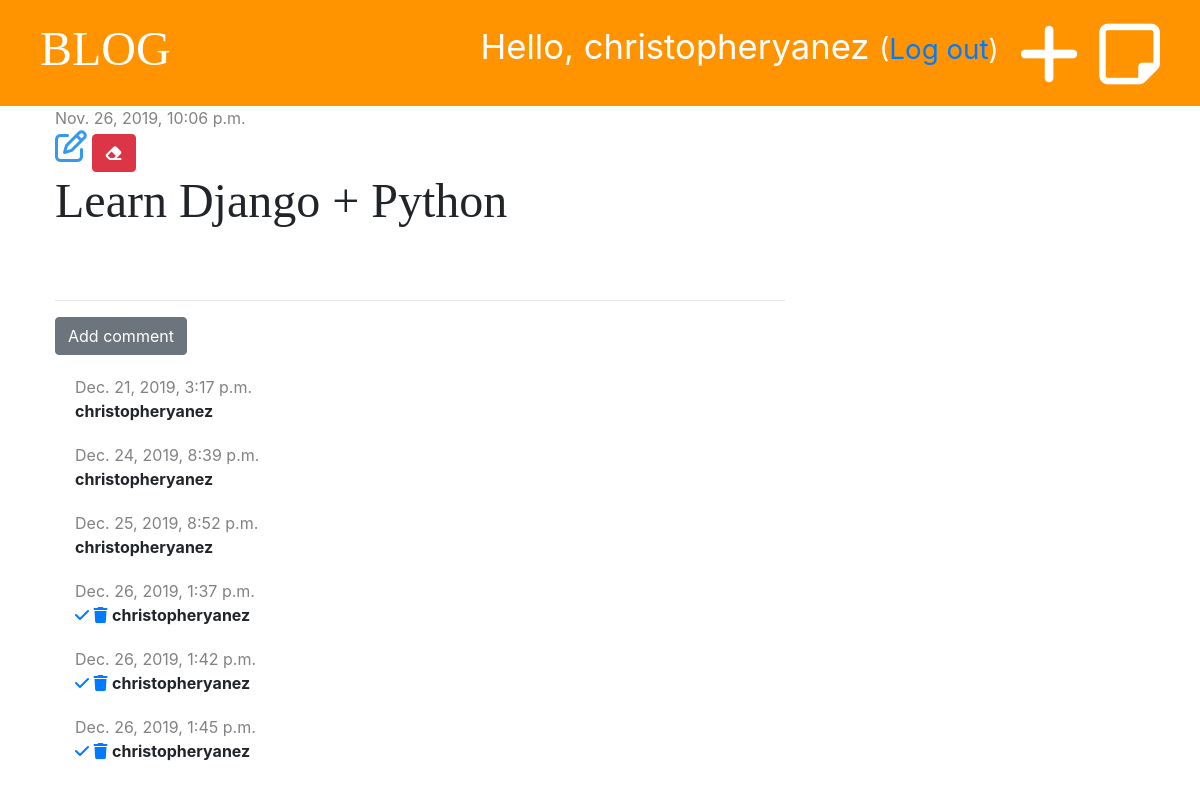
The app's page /post/1/ (signed in) with its own data.
### blog/models.py (models this page shows, shortened)
class Post(models.Model):
    author = models.ForeignKey('auth.User', on_delete=models.CASCADE)
    title = models.CharField(max_length=200)
    text = models.TextField()
    created_date = models.DateTimeField(default=timezone.now)
    published_date = models.DateTimeField(blank=True, null=True)

class Comment(models.Model):
    post = models.ForeignKey('blog.Post', on_delete=models.CASCADE, related_name='comments')
    author = models.CharField(max_length=200)
    text = models.TextField()
    created_date = models.DateTimeField(default=timezone.now)
    approved = models.BooleanField(default=False)

### blog/views.py (the view)
# urls.py: path('post/<int:pk>/', views.post_detail, name='post_detail'),
def post_detail(request, pk):
    post = get_object_or_404(Post, pk=pk)
    stuff_for_frontend = {'post': post}
    return render(request, 'blog/post_detail.html', stuff_for_frontend)

### blog/templatetags/markdownify.py (called while the page is built)
@register.filter
def markdown(value):
    renderer = HighlightRenderer()
    markdown = mistune.Markdown(renderer=renderer)
    return markdown(value)

### blog/templates/blog/post_detail.html (shortened to what this page needs)
{% extends 'blog/base.html' %}
{% load markdownify %}
{% block content %}
    <div class="post">
        {% if post.published_date %}
            <div class="date">
                {{ post.published_date }}
            </div>
        {% else %}
            <a href="{% url 'post_publish' pk=post.pk %}" class="btn btn-primary">Publish</a>
        {% endif %}
        {% if user.is_authenticated %}
            <a href="{% url 'post_edit' pk=post.pk %}"><i class="far fa-edit fa-2x" style="color: #339af0"></i></a>
        {% endif %}
        <a href="{% url 'post_delete' pk=post.pk %}" class="btn btn-danger"
           onclick="return confirm('Are you sure you want to delete this post?')">
            <i class="fas fa-eraser"></i>
        </a>
        <h1>{{ post.title }}</h1>
    </div>
    <hr>
    <a href="{% url 'add_comment_to_post' pk=post.pk %}" class="btn btn-secondary">Add comment</a>
    {% for comment in post.comments.all %}
        {% if user.is_authenticated or comment.approved %}
            <div class="comment">
                <div class="date">
                    {{ comment.created_date }}
                </div>
                {% if not comment.approved and user.is_superuser %}
                    <a href="{% url 'comment_approve' pk=comment.pk %}"><i class="fas fa-check"></i></a>
                    <a href="{% url 'comment_remove' pk=comment.pk %}"><i class="fas fa-trash"></i></a>
                {% endif %}
                <strong>{{ comment.author }}</strong>
            </div>
        {% endif %}
    {% empty %}
        <p>No comments yet...</p>
    {% endfor %}
{% endblock %}

### blog/templates/blog/base.html (shortened to what this page needs)
{% load staticfiles %}
<!DOCTYPE html>
<html lang="en">
<head>
    <link rel="stylesheet" href="https://stackpath.bootstrapcdn.com/bootstrap/4.4.1/css/bootstrap.min.css">
    <link rel="stylesheet" href="{% static 'css/blog.css' %}">
    <link rel="stylesheet" href="{% static 'css/zenburn.css' %}">
</head>
<body>
<div class="page-header">
    {% if user.is_authenticated %}
        <a href="{% url 'post_draft_list' %}" class="top-menu"><i class="far fa-sticky-note fa-2x"></i></a>
        <a href="{% url 'post_new' %}" class="top-menu"><i class="fas fa-plus fa-2x"></i></a>
        <p class="top-menu">Hello, {{ user.username }} <small>(<a href="{% url 'logout' %}">Log out</a>)</small></p>
    {% else %}
        <a href="{% url 'login' %}" class="top-menu"><i class="fas fa-sign-in-alt fa-2x"></i></a>
    {% endif %}
    <h1><a href="{% url 'post_list' %}">BLOG</a></h1>
</div>
<div class="content container">
    <div class="row">
        <div class="col-md-8">
            {% block content %}
            {% endblock %}
        </div>
    </div>
</div>
</body>
</html>

### blog/static/css/blog.css (style rules this page uses)
.page-header { background-color: #ff9400; margin-top: 0; padding: 20px 20px 20px 40px; }
.page-header h1, .page-header h1 a { color: #ffffff; font-size: 36pt; text-decoration: none; }
.content { margin-left: 40px; }
h1, h2, h3, h4 { font-family: 'Tangerine', 'Droid Sans', serif; font-size: 48px; }
.date { color: #828282; }
.post { margin-bottom: 70px; }
.top-menu, .top-menu:hover { color: #ffffff; float: right; font-size: 26pt; margin-right: 20px; }
.comment { margin: 20px 0px 20px 20px; }

### records on screen
Post: published_date "Nov. 26, 2019, 10:06 p.m.", title "Learn Django + Python"
Comment: created_date "Dec. 21, 2019, 3:17 p.m.", author "christopheryanez"
Comment: created_date "Dec. 24, 2019, 8:39 p.m.", author "christopheryanez"
Comment: created_date "Dec. 25, 2019, 8:52 p.m.", author "christopheryanez"
Comment: created_date "Dec. 26, 2019, 1:37 p.m.", approved False (drawn), author "christopheryanez"
Comment: created_date "Dec. 26, 2019, 1:42 p.m.", approved False (drawn), author "christopheryanez"
Comment: created_date "Dec. 26, 2019, 1:45 p.m.", approved False (drawn), author "christopheryanez"

### other values on screen
{{ user.username }} "christopheryanez"
